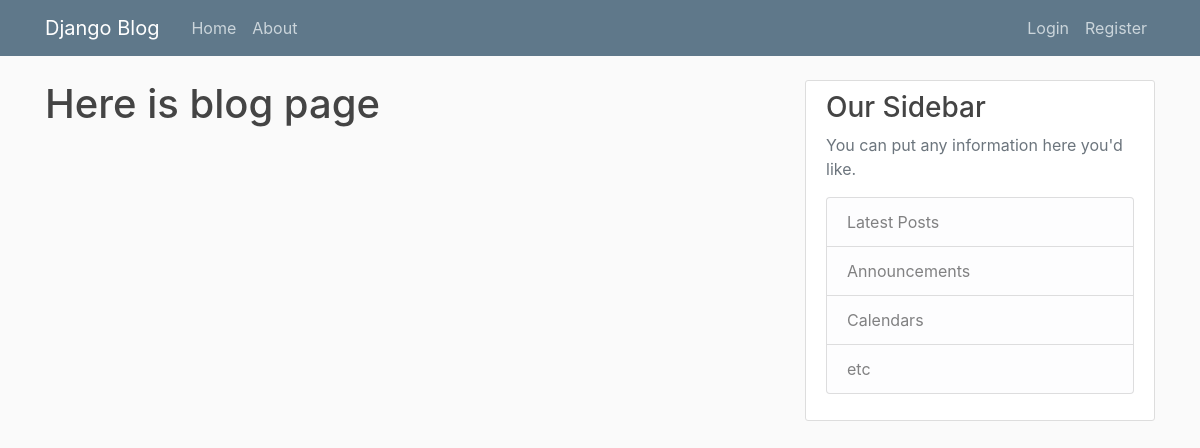
/, run on an earlier commit of the app's database.
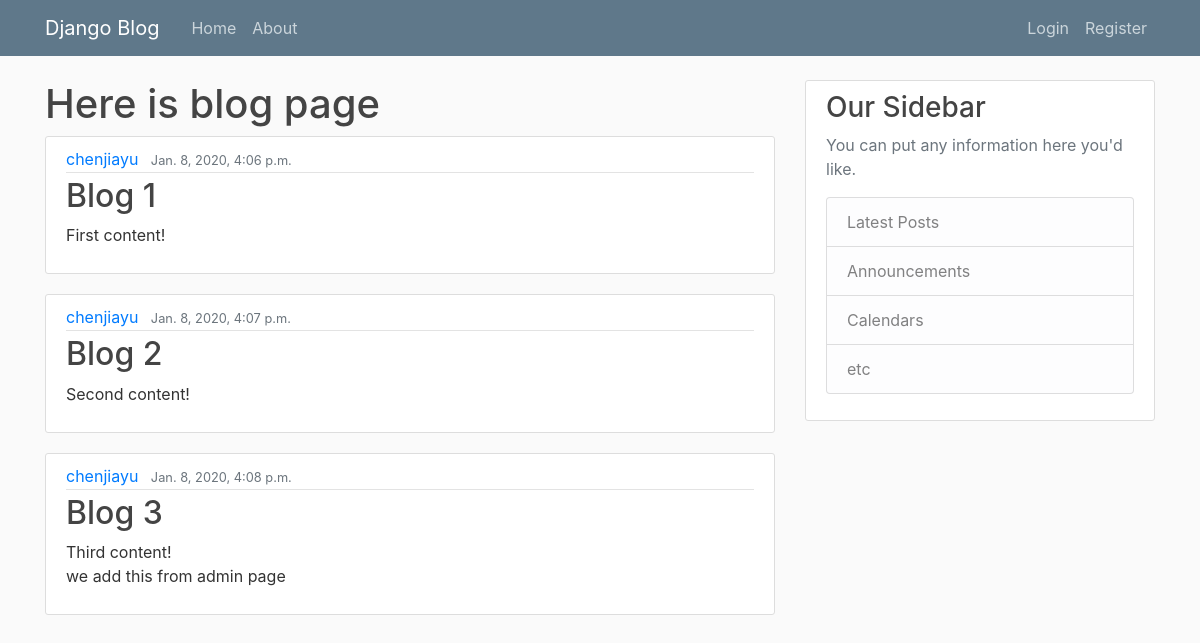
And on a later commit of the database.
### blog/models.py (models this page shows, shortened)
class Post(models.Model):
    title = models.CharField(max_length=100)
    content = models.TextField()
    post_date = models.DateTimeField(default=timezone.now)
    author = models.ForeignKey(User, on_delete=models.CASCADE)

### blog/views.py (the view)
# urls.py: path('', views.home, name='blog-home'),
def home(request):
    context = {
        'posts1': Post.objects.all()
    }
    return render(request, 'blog/home.html', context)

### blog/templates/blog/home.html
{% extends 'blog/base.html' %}
{% block content %}
    <h1>Here is blog page</h1>
    {% for post in posts1 %}
        <article class="media content-section">
          <div class="media-body">
            <div class="article-metadata">
              <a class="mr-2" href="#">{{ post.author }}</a>
              <small class="text-muted">{{ post.post_date }}</small>
            </div>
            <h2><a class="article-title" href="#">{{ post.title }}</a></h2>
            <p class="article-content">{{ post.content }}</p>
          </div>
        </article>
    {% endfor %}
{% endblock content %}

### blog/templates/blog/base.html (shortened to what this page needs)
{% load static %}
<!DOCTYPE html>
<html lang="en">
<head>
    <link rel="stylesheet" href="https://stackpath.bootstrapcdn.com/bootstrap/4.4.1/css/bootstrap.min.css"
>
    <link rel="stylesheet" type="text/css" href="{% static 'blog/main.css' %}"
    <meta charset="UTF-8">
</head>
<body>
<header class="site-header">
    <nav class="navbar navbar-expand-md navbar-dark bg-steel fixed-top">
        <div class="container">
            <a class="navbar-brand mr-4" href="/">Django Blog</a>
            <div class="collapse navbar-collapse" id="navbarToggle">
                <div class="navbar-nav mr-auto">
                    <a class="nav-item nav-link" href="{% url 'blog-home' %}">Home</a>
                    <a class="nav-item nav-link" href="{% url 'blog-about' %}">About</a>
                </div>
                {% if user.is_authenticated %}
                    <a class="nav-item nav-link" href="{% url 'logout' %}">Logout</a>
                    <a class="nav-item nav-link" href="{% url 'profile' %}">Profile</a>
                {% else %}
                    <div class="navbar-nav">
                        <a class="nav-item nav-link" href="{% url 'login' %}">Login</a>
                        <a class="nav-item nav-link" href="{% url 'register' %}">Register</a>
                    </div>
                {% endif %}
            </div>
        </div>
    </nav>
</header>
<main role="main" class="container">
    <div class="row">
        <div class="col-md-8">
            {% block content %}{% endblock %}
        </div>
        <div class="col-md-4">
            <div class="content-section">
                <h3>Our Sidebar</h3>
                <p class='text-muted'>You can put any information here you'd like.
                <ul class="list-group">
                    <li class="list-group-item list-group-item-light">Latest Posts</li>
                    <li class="list-group-item list-group-item-light">Announcements</li>
                    <li class="list-group-item list-group-item-light">Calendars</li>
                    <li class="list-group-item list-group-item-light">etc</li>
                </ul>
                </p>
            </div>
        </div>
    </div>
</main>
</body>
</html>

### blog/static/blog/main.css (style rules this page uses)
body { background: #fafafa; color: #333333; margin-top: 5rem; }
h1, h2, h3, h4, h5, h6 { color: #444444; }
ul { margin: 0; }
.bg-steel { background-color: #5f788a; }
.site-header .navbar-nav .nav-link { color: #cbd5db; }
.content-section { background: #ffffff; padding: 10px 20px; border: 1px solid #dddddd; border-radius: 3px; margin-bottom: 20px; }
.article-title { color: #444444; }
.article-content { white-space: pre-line; }
.article-metadata { padding-bottom: 1px; margin-bottom: 4px; border-bottom: 1px solid #e3e3e3 }

What changed in the data, as far as the page shows it:
added Post: author "chenjiayu", post_date "Jan. 8, 2020, 4:06 p.m.", title "Blog 1", content "First content!"
added Post: author "chenjiayu", post_date "Jan. 8, 2020, 4:07 p.m.", title "Blog 2", content "Second content!"
added Post: author "chenjiayu", post_date "Jan. 8, 2020, 4:08 p.m.", title "Blog 3", content "Third content! we add this from admin page"
